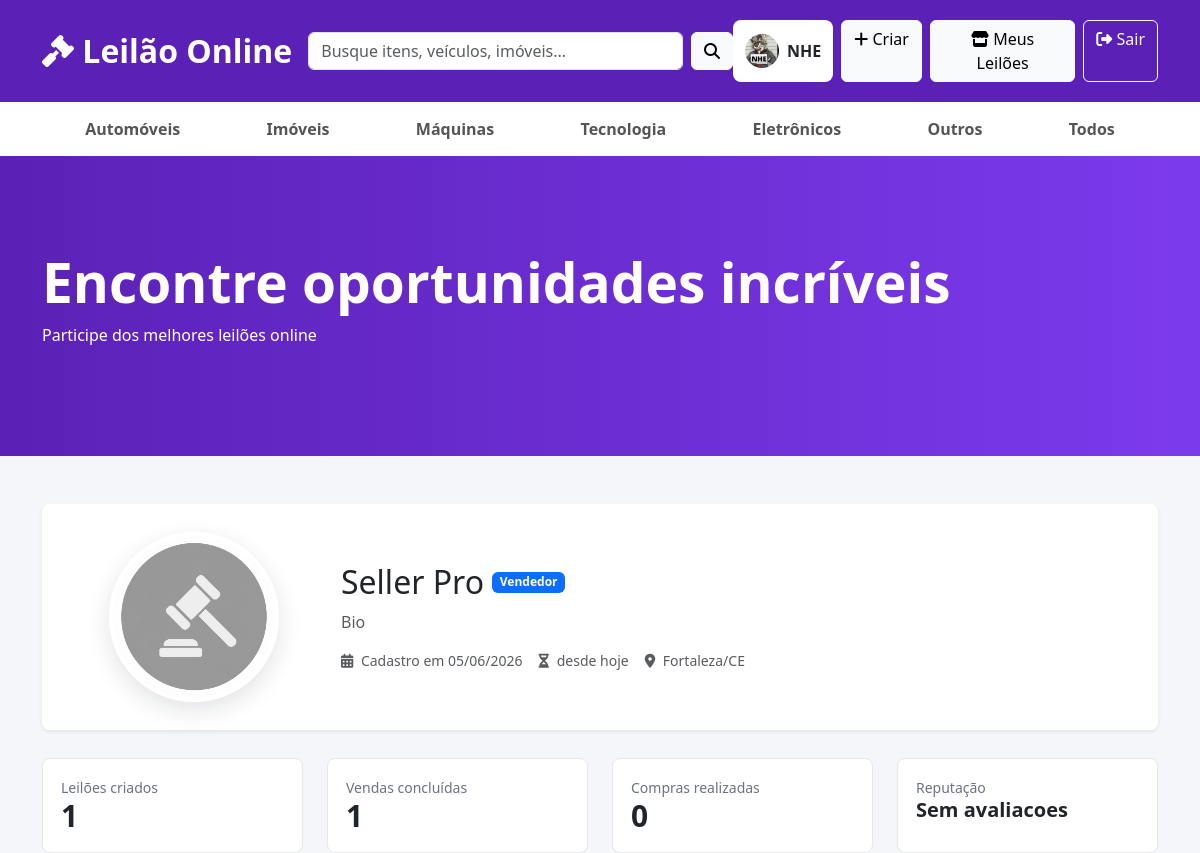
Page /perfil/5 (signed in) on the committed database.
### app.py (models this page shows)
class User(UserMixin, db.Model):
    foto = db.Column(
    db.String(200),
    default=FOTO_PADRAO
)
    id = db.Column(
        db.Integer,
        primary_key=True
    )
    username = db.Column(
        db.String(50),
        unique=True,
        nullable=False
    )
    password = db.Column(
        db.String(255),
        nullable=False
    )
    role = db.Column(
        db.String(20),
        default='Usuario'
    )
    nome_completo = db.Column(
        db.String(120)
    )
    telefone = db.Column(
        db.String(30)
    )
    email = db.Column(
        db.String(120)
    )
    cidade = db.Column(
        db.String(80)
    )
    estado = db.Column(
        db.String(2)
    )
    nome_exibicao = db.Column(
        db.String(80)
    )
    biografia = db.Column(
        db.Text
    )
    criado_em = db.Column(
        db.DateTime,
        default=datetime.utcnow
    )
    motivo_banimento = db.Column(
        db.Text
    )
    data_banimento = db.Column(
        db.DateTime
    )
    data_desbanimento = db.Column(
        db.DateTime
    )
    pref_email = db.Column(
        db.Boolean,
        default=True
    )
    pref_novos_lances = db.Column(
        db.Boolean,
        default=True
    )
    pref_leiloes_encerrados = db.Column(
        db.Boolean,
        default=True
    )
    mostrar_cidade = db.Column(
        db.Boolean,
        default=True
    )
    mostrar_telefone = db.Column(
        db.Boolean,
        default=False
    )
    mostrar_email = db.Column(
        db.Boolean,
        default=False
    )
    banido = db.Column(
    db.Boolean,
    default=False
)

### app.py (the view)
@app.route('/perfil/<int:id>')
@login_required
def perfil_publico(id):
    user = User.query.get_or_404(id)
    return render_template(
        'perfil_publico.html',
        usuario=user,
        stats=estatisticas_usuario(user),
        tempo_cadastro=tempo_de_cadastro(user)
    )

### app.py (called while the page is built, shortened)
def tempo_de_cadastro(usuario):
    if not usuario or not usuario.criado_em:
        return "data nao informada"
    dias = (datetime.now() - usuario.criado_em).days
    if dias <= 0:
        return "desde hoje"

def estatisticas_usuario(usuario):
    leiloes_criados = Leilao.query.filter_by(criador_id=usuario.id).count()
    vendas_realizadas = Leilao.query.filter_by(
        criador_id=usuario.id,
        encerrado=True
    ).filter(
        Leilao.vencedor_id.isnot(None)
    ).count()
    compras_realizadas = Leilao.query.filter_by(
        vencedor_id=usuario.id,
        encerrado=True
    ).count()
    return {
        'leiloes_criados': leiloes_criados,
        'vendas_realizadas': vendas_realizadas,
        'compras_realizadas': compras_realizadas,
        'reputacao': "Sem avaliacoes"
    }

@login_manager.user_loader
def load_user(user_id):
    return User.query.get(int(user_id))

@app.before_request
def bloquear_usuario_banido():
    rotas_livres = {'login', 'logout', 'static', 'cadastro'}
    if (
        current_user.is_authenticated
        and current_user.banido
        and request.endpoint not in rotas_livres
    ):
        logout_user()
        flash("Sua conta foi suspensa. Entre em contato com a administração.")
        return redirect(url_for('login'))

### templates/perfil_publico.html
{% extends 'base.html' %}
{% block conteudo %}
<div class="profile-shell">
<div class="profile-hero shadow-sm">
<div class="row align-items-center g-4">
<div class="col-md-3 text-center">
<img
src="{{ url_for('static', filename='uploads/' + (usuario.foto or 'sem-imagem.png')) }}"
class="profile-avatar-xl"
alt="Foto de perfil de {{ usuario.nome_exibicao or usuario.username }}">
</div>
<div class="col-md-9">
<div class="d-flex flex-wrap align-items-center gap-2 mb-2">
<h2 class="mb-0">{{ usuario.nome_exibicao or usuario.nome_completo or usuario.username }}</h2>
<span class="badge bg-primary">Vendedor</span>
</div>
<p class="text-muted mb-3">{{ usuario.biografia or 'Este usuário ainda não adicionou uma biografia.' }}</p>
<div class="d-flex flex-wrap gap-3 small text-muted">
<span><i class="fa-solid fa-calendar-days me-1"></i> Cadastro em {{ usuario.criado_em.strftime('%d/%m/%Y') if usuario.criado_em else 'data não informada' }}</span>
<span><i class="fa-solid fa-hourglass-half me-1"></i> {{ tempo_cadastro }}</span>
{% if usuario.mostrar_cidade %}
<span><i class="fa-solid fa-location-dot me-1"></i> {{ usuario.cidade or 'Cidade não informada' }}{% if usuario.estado %}/{{ usuario.estado }}{% endif %}</span>
{% endif %}
</div>
</div>
</div>
</div>
<div class="row g-4 mt-1">
<div class="col-md-3">
<div class="metric-card">
<span>Leilões criados</span>
<strong>{{ stats.leiloes_criados }}</strong>
</div>
</div>
<div class="col-md-3">
<div class="metric-card">
<span>Vendas concluídas</span>
<strong>{{ stats.vendas_realizadas }}</strong>
</div>
</div>
<div class="col-md-3">
<div class="metric-card">
<span>Compras realizadas</span>
<strong>{{ stats.compras_realizadas }}</strong>
</div>
</div>
<div class="col-md-3">
<div class="metric-card">
<span>Reputação</span>
<strong class="fs-5">{{ stats.reputacao }}</strong>
</div>
</div>
</div>
</div>
{% endblock %}

### templates/base.html (shortened to what this page needs)
<!DOCTYPE html>
<html lang="pt-br">
<head>
<link
href="https://cdn.jsdelivr.net/npm/bootstrap@5.3.7/dist/css/bootstrap.min.css"
rel="stylesheet">
<link
rel="stylesheet"
href="{{ url_for('static', filename='style.css') }}">
<link
rel="stylesheet"
href="https://cdnjs.cloudflare.com/ajax/libs/font-awesome/6.5.2/css/all.min.css">
</head>
<body>
<nav class="navbar navbar-expand-lg topo">
<div class="container">
<a class="navbar-brand logo" href="/">
<i class="fa-solid fa-gavel"></i>
Leilão Online
</a>
<div
class="collapse navbar-collapse"
id="menu">
<form class="d-flex busca mx-auto">
<input
class="form-control"
placeholder="Busque itens, veículos, imóveis...">
<button
class="btn btn-light ms-2"
type="submit">
<i class="fa-solid fa-magnifying-glass"></i>
</button>
</form>
<div class="d-flex gap-2">
{% if current_user.is_authenticated %}
<a
href="{{ url_for('editar_perfil') }}"
class="nav-profile-link">
<img
src="{{ url_for('static', filename='uploads/' + (current_user.foto or 'sem-imagem.png')) }}"
alt="Foto de perfil"
class="nav-avatar">
<span>{{ current_user.nome_exibicao or current_user.nome_completo or current_user.username }}</span>
</a>
<a
href="/criar_leilao"
class="btn btn-light">
<i class="fa-solid fa-plus"></i>
Criar
</a>
<a
href="/meus_leiloes"
class="btn btn-light">
<i class="fa-solid fa-store"></i>
Meus Leilões
</a>
<a
href="/logout"
class="btn btn-outline-light">
<i class="fa-solid fa-right-from-bracket"></i>
Sair
</a>
{% endif %}
</div>
</div>
</div>
</nav>
<div class="categorias">
<div class="container">
<a href="/?categoria=Automóveis">
Automóveis
</a>
<a href="/?categoria=Imóveis">
Imóveis
</a>
<a href="/?categoria=Máquinas">
Máquinas
</a>
<a href="/?categoria=Tecnologia">
Tecnologia
</a>
<a href="/?categoria=Eletrônicos">
Eletrônicos
</a>
<a href="/?categoria=Outros">
Outros
</a>
<a href="/">
Todos
</a>
</div>
</div>
<div class="banner">
<div class="container">
<h1>
Encontre oportunidades incríveis
</h1>
<p>
Participe dos melhores leilões online
</p>
</div>
</div>
<div class="container mt-5">
{% block conteudo %}
{% endblock %}
</div>
</body>
</html>

### static/style.css (style rules this page uses)
body { background:#f4f6f9; }
.topo { background:#5b21b6; padding:20px; }
.logo { font-size:32px; font-weight:bold; color:white !important; }
.busca { width:50%; }
.categorias { background:white; padding:15px; box-shadow:0 2px 10px rgba(0,0,0,.08); }
.categorias .container { display:flex; justify-content:space-around; flex-wrap:wrap; }
.categorias a { text-decoration:none; color:#555; font-weight:bold; }
.banner { height:300px; background:linear-gradient( 90deg, #5b21b6, #7c3aed ); color:white; display:flex; align-items:center; }
.banner h1 { font-size:55px; font-weight:bold; }
.nav-profile-link { display:flex; align-items:center; gap:8px; padding:6px 12px; border-radius:8px; background:white; color:#212529; text-decoration:none; font-weight:600; max-width:220px; }
.nav-profile-link span { overflow:hidden; text-overflow:ellipsis; white-space:nowrap; }
.nav-avatar, .seller-avatar-sm { width:34px; height:34px; border-radius:50%; object-fit:cover; flex:0 0 auto; }
.profile-shell, .marketplace-layout { max-width:1180px; margin:0 auto; }
.profile-hero { background:white; border-radius:8px; padding:28px; }
.profile-avatar-xl, .seller-avatar-lg { width:170px; height:170px; border-radius:50%; object-fit:cover; border:4px solid white; box-shadow:0 8px 24px rgba(15,23,42,.12); }
.metric-card, .auction-price-box { background:white; border:1px solid #e5e7eb; border-radius:8px; padding:18px; height:100%; }
.metric-card span, .auction-price-box span, .seller-facts span { display:block; color:#6b7280; font-size:14px; }
.metric-card strong { font-size:30px; line-height:1.2; }
img.nav-avatar, img.seller-avatar-sm { height:34px; }
img.profile-avatar-xl, img.seller-avatar-lg { height:170px; }

### rows in the picture
User: foto (picture), nome_exibicao "NHE"
User: foto (picture), nome_exibicao "Seller Pro", biografia "Bio", criado_em "05/06/2026", cidade "Fortaleza", estado "CE"

### other values in the picture
{{ tempo_cadastro }} "desde hoje"
{{ stats.leiloes_criados }} "1"
{{ stats.vendas_realizadas }} "1"
{{ stats.compras_realizadas }} "0"
{{ stats.reputacao }} "Sem avaliacoes"
